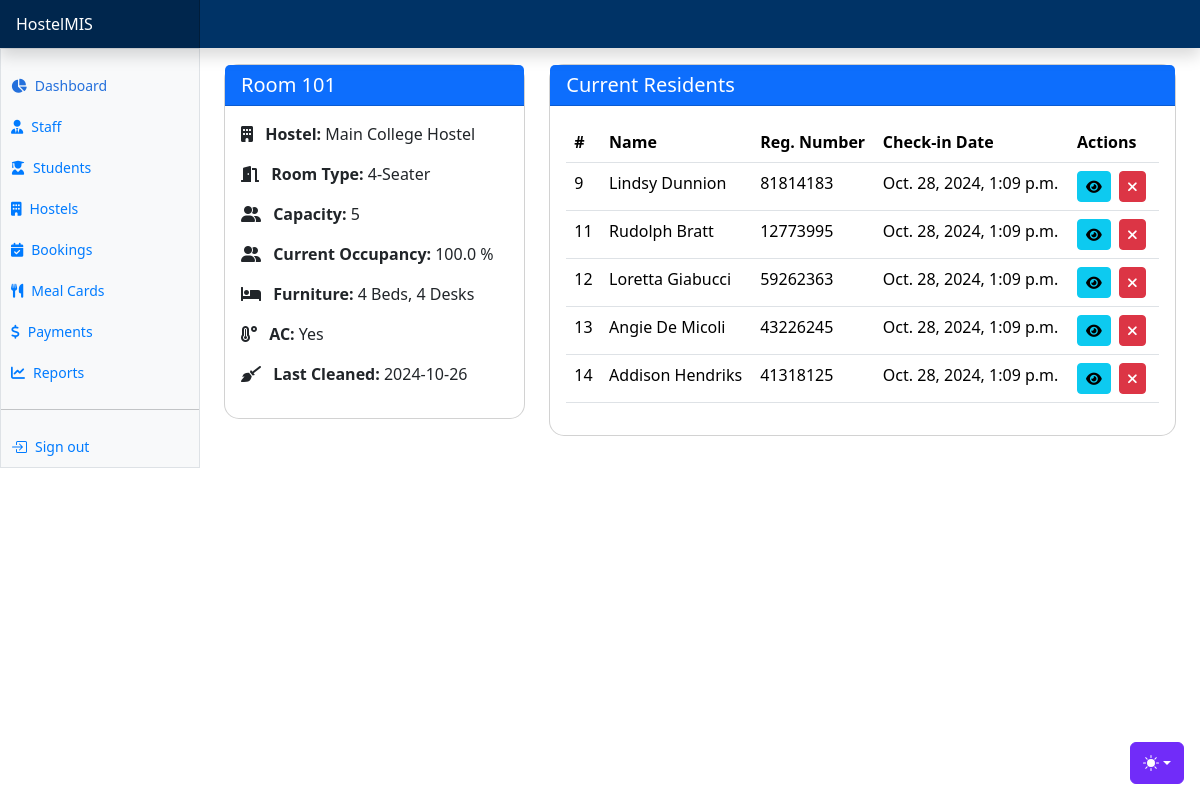
Screenshot of /hostels/hostel-rooms/9/details/ with the database file from the repository.
### apps/hostels/models.py (models this page shows, shortened)
class HostelRoom(AbsoluteBaseModel):
    hostel = models.ForeignKey("hostels.Hostel", on_delete=models.CASCADE, null=True)
    room_number = models.CharField(max_length=255)
    room_capacity = models.IntegerField(default=1)
    students_assigned = models.IntegerField(default=0)
    fully_booked = models.BooleanField(default=False)
    def occupancy(self):
        amount = (self.students_assigned / self.room_capacity) * 100
        return f"{amount} %"

class Hostel(AbsoluteBaseModel):
    name = models.CharField(max_length=255)
    rooms = models.IntegerField(default=1)
    capacity = models.IntegerField(default=1)

### apps/students/models.py (models this page shows, shortened)
class Student(AbsoluteBaseModel):
    user = models.OneToOneField("users.User", on_delete=models.CASCADE)
    registration_number = models.CharField(max_length=255)
    guardian_name = models.CharField(max_length=255, null=True)
    guardian_phone_number = models.CharField(max_length=255, null=True)
    status = models.CharField(max_length=255, choices=STUDENT_STATUS_CHOICES)
    room_assigned = models.ForeignKey("hostels.HostelRoom", on_delete=models.CASCADE, null=True)
    hostel_assigned = models.ForeignKey("hostels.Hostel", on_delete=models.CASCADE, null=True, related_name="hostelstudents")

### apps/users/models.py (models this page shows, shortened)
class User(AbstractUser, AbsoluteBaseModel):
    role = models.ForeignKey(UserRole, on_delete=models.CASCADE, null=True)
    gender = models.CharField(max_length=10, choices=GENDER_CHOICES)
    phone_number = models.CharField(max_length=255)
    address = models.CharField(max_length=255, null=True)
    city = models.CharField(max_length=255, null=True)
    country = models.CharField(max_length=255, null=True)
    date_of_birth = models.DateField(default="1999-10-10")
    def name(self):
        return f"{self.first_name} {self.last_name}"

### apps/hostels/views.py (the view)
# urls.py: path("hostel-rooms/<int:id>/details/", hostel_room_details, name="hostel-room-details"),
def hostel_room_details(request, id):
    room = HostelRoom.objects.get(id=id)
    room_students = Student.objects.filter(room_assigned_id=id)
    students = Student.objects.filter(room_assigned=None)
    context = {
        "room": room,
        "room_students": room_students,
        "students": students,
    }
    return render(request, "hostels/rooms/room_details.html", context)

### templates/hostels/rooms/room_details.html (shortened to what this page needs)
{% extends "base.html" %}
{% block additional_css %}
<link href="https://cdnjs.cloudflare.com/ajax/libs/select2/4.0.13/css/select2.min.css" rel="stylesheet">
{% endblock additional_css %}
{% block content %}
<div class="row">
    <div class="col-md-4 mb-4">
        <div class="card">
            <div class="card-header bg-primary text-white">
                <h5 class="card-title mb-0">Room 101</h5>
            </div>
            <div class="card-body">
                <div class="mb-3">
                    <i class="fas fa-building me-2"></i>
                    <strong>Hostel:</strong> {{room.hostel.name}}
                </div>
                <div class="mb-3">
                    <i class="fas fa-door-open me-2"></i>
                    <strong>Room Type:</strong> 4-Seater
                </div>
                <div class="mb-3">
                    <i class="fas fa-user-friends me-2"></i>
                    <strong>Capacity:</strong> {{room.room_capacity}}
                </div>
                <div class="mb-3">
                    <i class="fas fa-user-friends me-2"></i>
                    <strong>Current Occupancy:</strong> {{room.occupancy}}
                </div>
                <div class="mb-3">
                    <i class="fas fa-bed me-2"></i>
                    <strong>Furniture:</strong> 4 Beds, 4 Desks
                </div>
                <div class="mb-3">
                    <i class="fas fa-temperature-high me-2"></i>
                    <strong>AC:</strong> Yes
                </div>
                <div class="mb-3">
                    <i class="fas fa-broom me-2"></i>
                    <strong>Last Cleaned:</strong> 2024-10-26
                </div>
            </div>
        </div>
    </div>
    <div class="col-md-8">
        <div class="card">
            <div class="card-header bg-primary text-white d-flex justify-content-between align-items-center">
                <h5 class="card-title mb-0">Current Residents</h5>
            </div>
            <div class="card-body">
                <div class="table-responsive">
                    <table class="table table-hover">
                        <thead>
                            <tr>
                                <th>#</th>
                                <th>Name</th>
                                <th>Reg. Number</th>
                                <th>Check-in Date</th>
                                <th>Actions</th>
                            </tr>
                        </thead>
                        <tbody>
                            {% for student in room_students %}
                            <tr>
                                <td>{{student.id}}</td>
                                <td>{{student.user.name}}</td>
                                <td>{{student.registration_number}}</td>
                                <td>{{student.created_on}}</td>
                                <td>
                                    <a href="{% url 'student-details' student.id %}" class="btn btn-sm btn-info me-1">
                                        <i class="fas fa-eye"></i>
                                    </a>
                                    <button class="btn btn-sm btn-danger me-1" data-bs-toggle="modal" data-bs-target="#removeStudentFromRoomModal{{student.id}}">
                                        <i class="fas fa-xmark"></i>
                                    </button>
                                </td>
                            </tr>
                            {% endfor %}
                        </tbody>
                    </table>
                </div>
            </div>
        </div>
    </div>
</div>
{% endblock content %}

### templates/base.html (style rules this page uses)
.card { border-radius: 15px; }

### rows the page displays
HostelRoom: hostel.name "Main College Hostel", room_capacity "5", occupancy "100.0 %"
Student: id "9", user.name "Lindsy Dunnion", registration_number "81814183", created_on "Oct. 28, 2024, 1:09 p.m."
Student: id "11", user.name "Rudolph Bratt", registration_number "12773995", created_on "Oct. 28, 2024, 1:09 p.m."
Student: id "12", user.name "Loretta Giabucci", registration_number "59262363", created_on "Oct. 28, 2024, 1:09 p.m."
Student: id "13", user.name "Angie De Micoli", registration_number "43226245", created_on "Oct. 28, 2024, 1:09 p.m."
Student: id "14", user.name "Addison Hendriks", registration_number "41318125", created_on "Oct. 28, 2024, 1:09 p.m."
